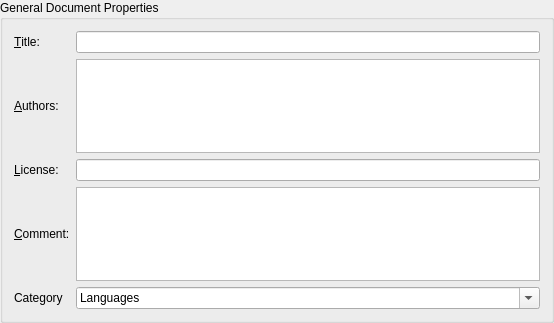
<ui version="4.0" >
 <class>TitlePageForm</class>
 <widget class="QWidget" name="TitlePageForm" >
  <property name="geometry" >
   <rect>
    <x>0</x>
    <y>0</y>
    <width>554</width>
    <height>323</height>
   </rect>
  </property>
  <property name="minimumSize" >
   <size>
    <width>300</width>
    <height>200</height>
   </size>
  </property>
  <property name="windowTitle" >
   <string>-</string>
  </property>
  <layout class="QVBoxLayout" >
   <property name="spacing" >
    <number>6</number>
   </property>
   <property name="leftMargin" >
    <number>0</number>
   </property>
   <property name="topMargin" >
    <number>0</number>
   </property>
   <property name="rightMargin" >
    <number>0</number>
   </property>
   <property name="bottomMargin" >
    <number>0</number>
   </property>
   <item>
    <widget class="QGroupBox" name="tiltle_group" >
     <property name="title" >
      <string>General Document Properties</string>
     </property>
     <layout class="QGridLayout" >
      <property name="leftMargin" >
       <number>11</number>
      </property>
      <property name="topMargin" >
       <number>11</number>
      </property>
      <property name="rightMargin" >
       <number>11</number>
      </property>
      <property name="bottomMargin" >
       <number>11</number>
      </property>
      <property name="horizontalSpacing" >
       <number>6</number>
      </property>
      <property name="verticalSpacing" >
       <number>6</number>
      </property>
      <item row="0" column="0" >
       <widget class="QLabel" name="label_title" >
        <property name="text" >
         <string>&amp;Title:</string>
        </property>
        <property name="buddy" >
         <cstring>e_title</cstring>
        </property>
       </widget>
      </item>
      <item row="0" column="1" >
       <widget class="QLineEdit" name="e_title" >
        <property name="sizePolicy" >
         <sizepolicy vsizetype="Fixed" hsizetype="Expanding" >
          <horstretch>0</horstretch>
          <verstretch>0</verstretch>
         </sizepolicy>
        </property>
       </widget>
      </item>
      <item row="1" column="0" >
       <widget class="QLabel" name="label_author" >
        <property name="text" >
         <string>&amp;Authors:</string>
        </property>
        <property name="buddy" >
         <cstring>e_author</cstring>
        </property>
       </widget>
      </item>
      <item row="3" column="0" >
       <widget class="QLabel" name="label_remark" >
        <property name="text" >
         <string>&amp;Comment:</string>
        </property>
        <property name="buddy" >
         <cstring>e_comment</cstring>
        </property>
       </widget>
      </item>
      <item row="2" column="0" >
       <widget class="QLabel" name="label_license" >
        <property name="text" >
         <string>&amp;License:</string>
        </property>
        <property name="buddy" >
         <cstring>e_license</cstring>
        </property>
       </widget>
      </item>
      <item row="3" column="1" >
       <widget class="QTextEdit" name="e_comment" >
        <property name="sizePolicy" >
         <sizepolicy vsizetype="MinimumExpanding" hsizetype="MinimumExpanding" >
          <horstretch>0</horstretch>
          <verstretch>0</verstretch>
         </sizepolicy>
        </property>
        <property name="tabChangesFocus" >
         <bool>true</bool>
        </property>
        <property name="acceptRichText" >
         <bool>false</bool>
        </property>
       </widget>
      </item>
      <item row="2" column="1" >
       <widget class="QLineEdit" name="e_license" >
        <property name="sizePolicy" >
         <sizepolicy vsizetype="Fixed" hsizetype="Expanding" >
          <horstretch>0</horstretch>
          <verstretch>0</verstretch>
         </sizepolicy>
        </property>
       </widget>
      </item>
      <item row="4" column="0" >
       <widget class="QLabel" name="label" >
        <property name="text" >
         <string>Category</string>
        </property>
       </widget>
      </item>
      <item row="4" column="1" >
       <widget class="QComboBox" name="categoryComboBox" >
        <property name="editable" >
         <bool>true</bool>
        </property>
        <item>
         <property name="text" >
          <string>Languages</string>
         </property>
        </item>
        <item>
         <property name="text" >
          <string>Music</string>
         </property>
        </item>
        <item>
         <property name="text" >
          <string>Geography</string>
         </property>
        </item>
        <item>
         <property name="text" >
          <string>Anatomy</string>
         </property>
        </item>
        <item>
         <property name="text" >
          <string>History</string>
         </property>
        </item>
       </widget>
      </item>
      <item row="1" column="1" >
       <widget class="QTextEdit" name="e_author" >
        <property name="sizePolicy" >
         <sizepolicy vsizetype="Minimum" hsizetype="MinimumExpanding" >
          <horstretch>0</horstretch>
          <verstretch>0</verstretch>
         </sizepolicy>
        </property>
        <property name="tabChangesFocus" >
         <bool>true</bool>
        </property>
        <property name="acceptRichText" >
         <bool>false</bool>
        </property>
       </widget>
      </item>
     </layout>
    </widget>
   </item>
  </layout>
 </widget>
 <layoutdefault spacing="6" margin="11" />
 <pixmapfunction>qPixmapFromMimeSource</pixmapfunction>
 <tabstops>
  <tabstop>e_title</tabstop>
  <tabstop>e_author</tabstop>
  <tabstop>e_license</tabstop>
  <tabstop>e_comment</tabstop>
 </tabstops>
 <resources/>
 <connections/>
</ui>
